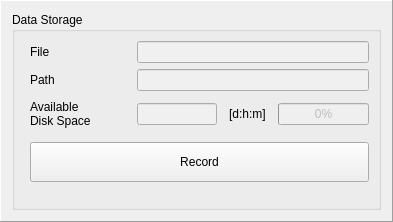
<?xml version="1.0" encoding="UTF-8"?>
<ui version="4.0">
 <class>frmStorageVisionOnline</class>
 <widget class="QFrame" name="frmStorageVisionOnline">
  <property name="geometry">
   <rect>
    <x>0</x>
    <y>0</y>
    <width>393</width>
    <height>222</height>
   </rect>
  </property>
  <property name="sizePolicy">
   <sizepolicy hsizetype="Preferred" vsizetype="Preferred">
    <horstretch>0</horstretch>
    <verstretch>0</verstretch>
   </sizepolicy>
  </property>
  <property name="windowTitle">
   <string>Frame</string>
  </property>
  <property name="frameShape">
   <enum>QFrame::Panel</enum>
  </property>
  <property name="frameShadow">
   <enum>QFrame::Raised</enum>
  </property>
  <layout class="QGridLayout" name="gridLayout_2">
   <item row="0" column="0">
    <widget class="QGroupBox" name="groupBox">
     <property name="title">
      <string>Data Storage</string>
     </property>
     <layout class="QFormLayout" name="formLayout">
      <property name="bottomMargin">
       <number>5</number>
      </property>
      <item row="0" column="1">
       <layout class="QVBoxLayout" name="verticalLayout">
        <item>
         <layout class="QGridLayout" name="gridLayout">
          <property name="bottomMargin">
           <number>5</number>
          </property>
          <property name="horizontalSpacing">
           <number>6</number>
          </property>
          <item row="2" column="0">
           <widget class="QLabel" name="label">
            <property name="sizePolicy">
             <sizepolicy hsizetype="Preferred" vsizetype="Preferred">
              <horstretch>0</horstretch>
              <verstretch>0</verstretch>
             </sizepolicy>
            </property>
            <property name="minimumSize">
             <size>
              <width>0</width>
              <height>34</height>
             </size>
            </property>
            <property name="text">
             <string>Available
Disk Space</string>
            </property>
            <property name="margin">
             <number>2</number>
            </property>
           </widget>
          </item>
          <item row="1" column="0">
           <widget class="QLabel" name="label_3">
            <property name="sizePolicy">
             <sizepolicy hsizetype="Preferred" vsizetype="Preferred">
              <horstretch>0</horstretch>
              <verstretch>0</verstretch>
             </sizepolicy>
            </property>
            <property name="text">
             <string>Path</string>
            </property>
            <property name="margin">
             <number>2</number>
            </property>
           </widget>
          </item>
          <item row="0" column="0">
           <widget class="QLabel" name="label_4">
            <property name="sizePolicy">
             <sizepolicy hsizetype="Preferred" vsizetype="Preferred">
              <horstretch>0</horstretch>
              <verstretch>0</verstretch>
             </sizepolicy>
            </property>
            <property name="text">
             <string>File</string>
            </property>
            <property name="margin">
             <number>2</number>
            </property>
           </widget>
          </item>
          <item row="1" column="1">
           <widget class="QLineEdit" name="lineEditPath">
            <property name="sizePolicy">
             <sizepolicy hsizetype="Preferred" vsizetype="Fixed">
              <horstretch>0</horstretch>
              <verstretch>0</verstretch>
             </sizepolicy>
            </property>
            <property name="maximumSize">
             <size>
              <width>16777215</width>
              <height>16777215</height>
             </size>
            </property>
            <property name="palette">
             <palette>
              <active>
               <colorrole role="Base">
                <brush brushstyle="SolidPattern">
                 <color alpha="255">
                  <red>240</red>
                  <green>240</green>
                  <blue>240</blue>
                 </color>
                </brush>
               </colorrole>
              </active>
              <inactive>
               <colorrole role="Base">
                <brush brushstyle="SolidPattern">
                 <color alpha="255">
                  <red>240</red>
                  <green>240</green>
                  <blue>240</blue>
                 </color>
                </brush>
               </colorrole>
              </inactive>
              <disabled>
               <colorrole role="Base">
                <brush brushstyle="SolidPattern">
                 <color alpha="255">
                  <red>240</red>
                  <green>240</green>
                  <blue>240</blue>
                 </color>
                </brush>
               </colorrole>
              </disabled>
             </palette>
            </property>
            <property name="readOnly">
             <bool>true</bool>
            </property>
           </widget>
          </item>
          <item row="0" column="1">
           <widget class="QLineEdit" name="lineEditFile">
            <property name="sizePolicy">
             <sizepolicy hsizetype="Preferred" vsizetype="Fixed">
              <horstretch>0</horstretch>
              <verstretch>0</verstretch>
             </sizepolicy>
            </property>
            <property name="maximumSize">
             <size>
              <width>16777215</width>
              <height>16777215</height>
             </size>
            </property>
            <property name="palette">
             <palette>
              <active>
               <colorrole role="Base">
                <brush brushstyle="SolidPattern">
                 <color alpha="255">
                  <red>240</red>
                  <green>240</green>
                  <blue>240</blue>
                 </color>
                </brush>
               </colorrole>
              </active>
              <inactive>
               <colorrole role="Base">
                <brush brushstyle="SolidPattern">
                 <color alpha="255">
                  <red>240</red>
                  <green>240</green>
                  <blue>240</blue>
                 </color>
                </brush>
               </colorrole>
              </inactive>
              <disabled>
               <colorrole role="Base">
                <brush brushstyle="SolidPattern">
                 <color alpha="255">
                  <red>240</red>
                  <green>240</green>
                  <blue>240</blue>
                 </color>
                </brush>
               </colorrole>
              </disabled>
             </palette>
            </property>
            <property name="readOnly">
             <bool>true</bool>
            </property>
           </widget>
          </item>
          <item row="2" column="1">
           <layout class="QHBoxLayout" name="horizontalLayout">
            <property name="spacing">
             <number>12</number>
            </property>
            <item>
             <widget class="QLineEdit" name="lineEditDiskSpace">
              <property name="sizePolicy">
               <sizepolicy hsizetype="Preferred" vsizetype="Fixed">
                <horstretch>0</horstretch>
                <verstretch>0</verstretch>
               </sizepolicy>
              </property>
              <property name="minimumSize">
               <size>
                <width>80</width>
                <height>0</height>
               </size>
              </property>
              <property name="maximumSize">
               <size>
                <width>80</width>
                <height>16777215</height>
               </size>
              </property>
              <property name="palette">
               <palette>
                <active>
                 <colorrole role="Base">
                  <brush brushstyle="SolidPattern">
                   <color alpha="255">
                    <red>240</red>
                    <green>240</green>
                    <blue>240</blue>
                   </color>
                  </brush>
                 </colorrole>
                </active>
                <inactive>
                 <colorrole role="Base">
                  <brush brushstyle="SolidPattern">
                   <color alpha="255">
                    <red>240</red>
                    <green>240</green>
                    <blue>240</blue>
                   </color>
                  </brush>
                 </colorrole>
                </inactive>
                <disabled>
                 <colorrole role="Base">
                  <brush brushstyle="SolidPattern">
                   <color alpha="255">
                    <red>240</red>
                    <green>240</green>
                    <blue>240</blue>
                   </color>
                  </brush>
                 </colorrole>
                </disabled>
               </palette>
              </property>
              <property name="frame">
               <bool>true</bool>
              </property>
              <property name="alignment">
               <set>Qt::AlignCenter</set>
              </property>
              <property name="readOnly">
               <bool>true</bool>
              </property>
             </widget>
            </item>
            <item>
             <widget class="QLabel" name="label_2">
              <property name="text">
               <string>[d:h:m]</string>
              </property>
             </widget>
            </item>
            <item>
             <widget class="QProgressBar" name="progressBar">
              <property name="enabled">
               <bool>false</bool>
              </property>
              <property name="sizePolicy">
               <sizepolicy hsizetype="Preferred" vsizetype="Fixed">
                <horstretch>0</horstretch>
                <verstretch>0</verstretch>
               </sizepolicy>
              </property>
              <property name="value">
               <number>0</number>
              </property>
              <property name="textVisible">
               <bool>true</bool>
              </property>
              <property name="invertedAppearance">
               <bool>false</bool>
              </property>
             </widget>
            </item>
           </layout>
          </item>
         </layout>
        </item>
        <item>
         <widget class="QPushButton" name="pushButtonRecord">
          <property name="minimumSize">
           <size>
            <width>100</width>
            <height>40</height>
           </size>
          </property>
          <property name="text">
           <string>Record</string>
          </property>
          <property name="icon">
           <iconset resource="resources.qrc">
            <normaloff>:/icons/record_grey.png</normaloff>
            <normalon>:/icons/record.png</normalon>:/icons/record_grey.png</iconset>
          </property>
          <property name="iconSize">
           <size>
            <width>32</width>
            <height>32</height>
           </size>
          </property>
          <property name="checkable">
           <bool>true</bool>
          </property>
         </widget>
        </item>
       </layout>
      </item>
     </layout>
    </widget>
   </item>
  </layout>
 </widget>
 <resources>
  <include location="resources.qrc"/>
 </resources>
 <connections/>
</ui>
